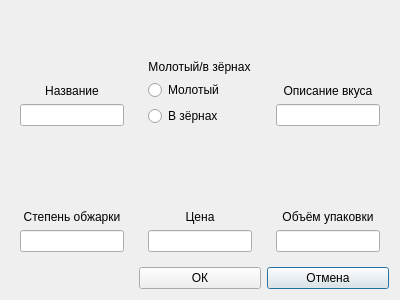
<?xml version="1.0" encoding="UTF-8"?>
<ui version="4.0">
 <class>Dialog</class>
 <widget class="QDialog" name="Dialog">
  <property name="geometry">
   <rect>
    <x>0</x>
    <y>0</y>
    <width>400</width>
    <height>300</height>
   </rect>
  </property>
  <property name="windowTitle">
   <string>Dialog</string>
  </property>
  <property name="sizeGripEnabled">
   <bool>false</bool>
  </property>
  <layout class="QGridLayout" name="gridLayout">
   <item row="1" column="1">
    <widget class="QWidget" name="widget_5" native="true">
     <layout class="QGridLayout" name="gridLayout_6">
      <item row="1" column="1">
       <widget class="QLabel" name="label_5">
        <property name="text">
         <string>&lt;html&gt;&lt;head/&gt;&lt;body&gt;&lt;p align=&quot;center&quot;&gt;Цена&lt;/p&gt;&lt;/body&gt;&lt;/html&gt;</string>
        </property>
       </widget>
      </item>
      <item row="2" column="1">
       <widget class="QLineEdit" name="lineEdit_4">
        <property name="maximumSize">
         <size>
          <width>150</width>
          <height>16777215</height>
         </size>
        </property>
       </widget>
      </item>
      <item row="0" column="1">
       <spacer name="verticalSpacer_5">
        <property name="orientation">
         <enum>Qt::Vertical</enum>
        </property>
        <property name="sizeHint" stdset="0">
         <size>
          <width>20</width>
          <height>40</height>
         </size>
        </property>
       </spacer>
      </item>
     </layout>
    </widget>
   </item>
   <item row="1" column="2">
    <widget class="QWidget" name="widget_6" native="true">
     <layout class="QGridLayout" name="gridLayout_7">
      <item row="1" column="1">
       <widget class="QLabel" name="label_6">
        <property name="text">
         <string>&lt;html&gt;&lt;head/&gt;&lt;body&gt;&lt;p align=&quot;center&quot;&gt;Объём упаковки&lt;/p&gt;&lt;/body&gt;&lt;/html&gt;</string>
        </property>
       </widget>
      </item>
      <item row="2" column="1">
       <widget class="QLineEdit" name="lineEdit_5">
        <property name="maximumSize">
         <size>
          <width>150</width>
          <height>16777215</height>
         </size>
        </property>
       </widget>
      </item>
      <item row="0" column="1">
       <spacer name="verticalSpacer_6">
        <property name="orientation">
         <enum>Qt::Vertical</enum>
        </property>
        <property name="sizeHint" stdset="0">
         <size>
          <width>20</width>
          <height>40</height>
         </size>
        </property>
       </spacer>
      </item>
     </layout>
    </widget>
   </item>
   <item row="0" column="1">
    <widget class="QWidget" name="widget_3" native="true">
     <layout class="QGridLayout" name="gridLayout_4">
      <item row="2" column="1">
       <widget class="QRadioButton" name="radioButton">
        <property name="maximumSize">
         <size>
          <width>100</width>
          <height>16777215</height>
         </size>
        </property>
        <property name="text">
         <string>Молотый</string>
        </property>
       </widget>
      </item>
      <item row="1" column="1">
       <widget class="QLabel" name="label_3">
        <property name="text">
         <string>&lt;html&gt;&lt;head/&gt;&lt;body&gt;&lt;p align=&quot;center&quot;&gt;Молотый/в зёрнах&lt;/p&gt;&lt;/body&gt;&lt;/html&gt;</string>
        </property>
       </widget>
      </item>
      <item row="0" column="1">
       <spacer name="verticalSpacer_3">
        <property name="orientation">
         <enum>Qt::Vertical</enum>
        </property>
        <property name="sizeHint" stdset="0">
         <size>
          <width>20</width>
          <height>40</height>
         </size>
        </property>
       </spacer>
      </item>
      <item row="3" column="1">
       <widget class="QRadioButton" name="radioButton_2">
        <property name="maximumSize">
         <size>
          <width>100</width>
          <height>16777215</height>
         </size>
        </property>
        <property name="text">
         <string>В зёрнах</string>
        </property>
       </widget>
      </item>
     </layout>
    </widget>
   </item>
   <item row="1" column="0">
    <widget class="QWidget" name="widget_2" native="true">
     <layout class="QGridLayout" name="gridLayout_3">
      <item row="0" column="1">
       <spacer name="verticalSpacer_2">
        <property name="orientation">
         <enum>Qt::Vertical</enum>
        </property>
        <property name="sizeHint" stdset="0">
         <size>
          <width>20</width>
          <height>40</height>
         </size>
        </property>
       </spacer>
      </item>
      <item row="2" column="1">
       <widget class="QLineEdit" name="lineEdit_2">
        <property name="maximumSize">
         <size>
          <width>150</width>
          <height>16777215</height>
         </size>
        </property>
       </widget>
      </item>
      <item row="1" column="1">
       <widget class="QLabel" name="label_2">
        <property name="text">
         <string>&lt;html&gt;&lt;head/&gt;&lt;body&gt;&lt;p align=&quot;center&quot;&gt;Степень обжарки&lt;/p&gt;&lt;/body&gt;&lt;/html&gt;</string>
        </property>
       </widget>
      </item>
     </layout>
    </widget>
   </item>
   <item row="0" column="0">
    <widget class="QWidget" name="widget" native="true">
     <layout class="QGridLayout" name="gridLayout_2">
      <item row="1" column="1">
       <widget class="QLabel" name="label">
        <property name="text">
         <string>&lt;html&gt;&lt;head/&gt;&lt;body&gt;&lt;p align=&quot;center&quot;&gt;Название&lt;/p&gt;&lt;/body&gt;&lt;/html&gt;</string>
        </property>
       </widget>
      </item>
      <item row="2" column="1">
       <widget class="QLineEdit" name="lineEdit">
        <property name="maximumSize">
         <size>
          <width>150</width>
          <height>16777215</height>
         </size>
        </property>
       </widget>
      </item>
      <item row="0" column="1">
       <spacer name="verticalSpacer">
        <property name="orientation">
         <enum>Qt::Vertical</enum>
        </property>
        <property name="sizeHint" stdset="0">
         <size>
          <width>20</width>
          <height>40</height>
         </size>
        </property>
       </spacer>
      </item>
     </layout>
    </widget>
   </item>
   <item row="0" column="2">
    <widget class="QWidget" name="widget_4" native="true">
     <layout class="QGridLayout" name="gridLayout_5">
      <item row="1" column="1">
       <widget class="QLabel" name="label_4">
        <property name="text">
         <string>&lt;html&gt;&lt;head/&gt;&lt;body&gt;&lt;p align=&quot;center&quot;&gt;Описание вкуса&lt;/p&gt;&lt;/body&gt;&lt;/html&gt;</string>
        </property>
       </widget>
      </item>
      <item row="2" column="1">
       <widget class="QLineEdit" name="lineEdit_3">
        <property name="maximumSize">
         <size>
          <width>150</width>
          <height>16777215</height>
         </size>
        </property>
       </widget>
      </item>
      <item row="0" column="1">
       <spacer name="verticalSpacer_4">
        <property name="orientation">
         <enum>Qt::Vertical</enum>
        </property>
        <property name="sizeHint" stdset="0">
         <size>
          <width>20</width>
          <height>40</height>
         </size>
        </property>
       </spacer>
      </item>
     </layout>
    </widget>
   </item>
   <item row="2" column="2">
    <widget class="QPushButton" name="pushButton">
     <property name="text">
      <string>Отмена</string>
     </property>
    </widget>
   </item>
   <item row="2" column="1">
    <widget class="QPushButton" name="pushButton_2">
     <property name="text">
      <string>ОК</string>
     </property>
    </widget>
   </item>
  </layout>
 </widget>
 <resources/>
 <connections/>
</ui>
